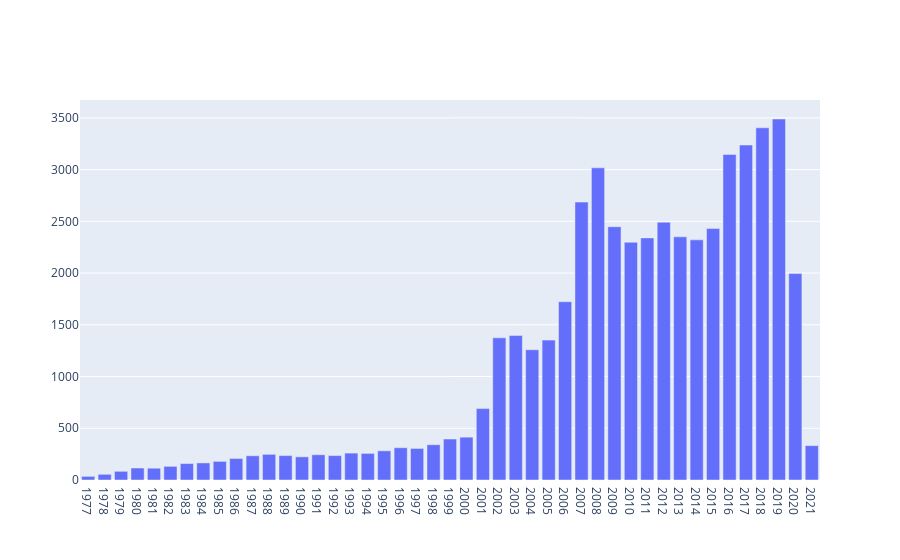

Notebook code cell kept with this figure:
### Code cell
fig = go.Figure([go.Bar(x=years, y=num_movies)])
fig.show()

### Figure 1 — Plotly figure (JSON) as saved in the notebook; plotly's stock layout.template omitted (floating-point values rounded to 4 significant figures)
{"data": [{"type": "bar", "x": ["1977", "1978", "1979", "1980", "1981", "1982", "1983", "1984", "1985", "1986", "1987", "1988", "1989", "1990", "1991", "1992", "1993", "1994", "1995", "1996", "1997", "1998", "1999", "2000", "2001", "2002", "2003", "2004", "2005", "2006", "2007", "2008", "2009", "2010", "2011", "2012", "2013", "2014", "2015", "2016", "2017", "2018", "2019", "2020", "2021"], "y": [35, 55, 84, 116, 114, 132, 159, 165, 180, 208, 234, 248, 236, 224, 244, 236, 260, 257, 282, 312, 305, 341, 396, 414, 690, 1374, 1396, 1259, 1352, 1723, 2686, 3017, 2448, 2298, 2340, 2492, 2350, 2321, 2430, 3147, 3237, 3404, 3489, 1995, 332]}], "layout": {}}
